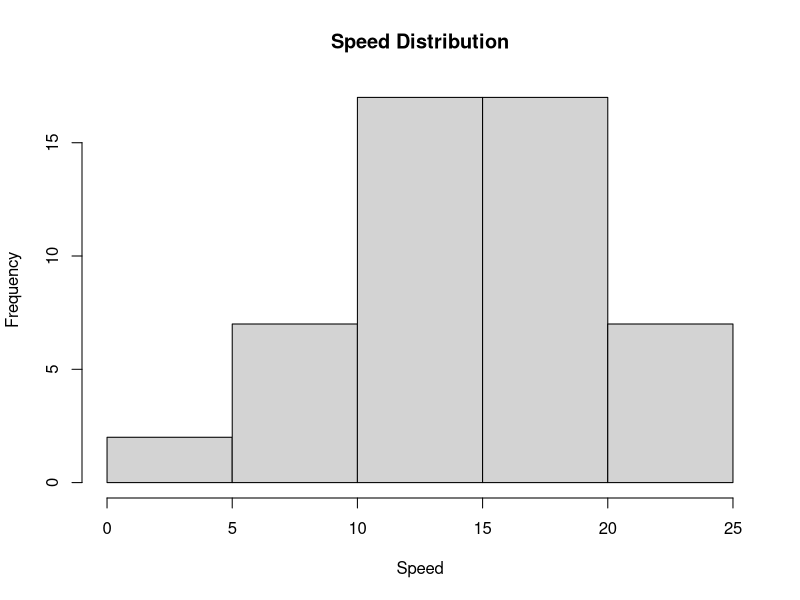

Recreate this plot in R.
## ---- chunk 1
summary(cars)
## ---- chunk 2
#| echo: true
#| label: fig-speed
#| fig-cap: "Speed Distribution"
hist(cars$speed, main = "Speed Distribution", xlab = "Speed")
